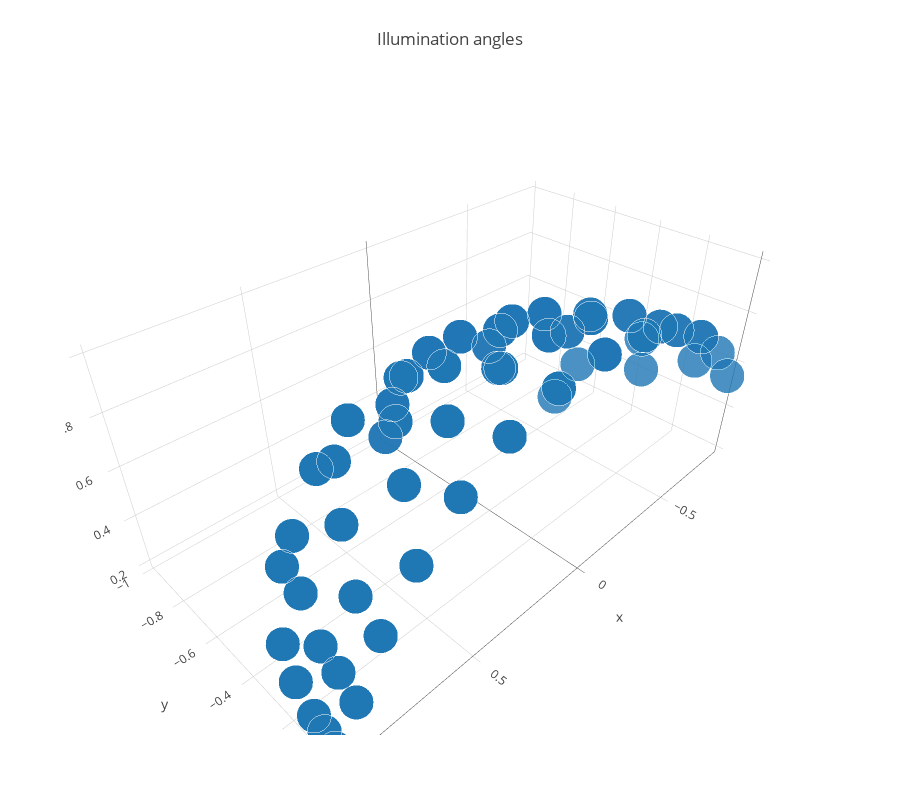

Notebook cell for this chart:
### Code cell
layout = go.Layout(
    title='Illumination angles',
    autosize=True,
    width=900,
    height=800,
    margin=dict(
        l=65,
        r=50,
        b=65,
        t=90
    )
)
fig = go.Figure(data=[illum_scatter], layout=layout)
iplot(fig, filename='illumination')

### Figure 1 — Plotly figure (JSON) as saved in the notebook; plotly's stock layout.template omitted (floating-point values rounded to 4 significant figures; data arrays with more than 128 entries replaced by an {"elided": "..."} marker saying what was removed)
{"data": [{"marker": {"line": {"color": "rgba(217, 217, 217, 0.14)", "width": 0.5}, "opacity": 0.8, "size": 12}, "mode": "markers", "type": "scatter3d", "x": {"elided": "205 float values"}, "y": {"elided": "205 float values"}, "z": {"elided": "205 float values"}}], "layout": {"autosize": true, "height": 800, "margin": {"b": 65, "l": 65, "r": 50, "t": 90}, "title": "Illumination angles", "width": 900}}
